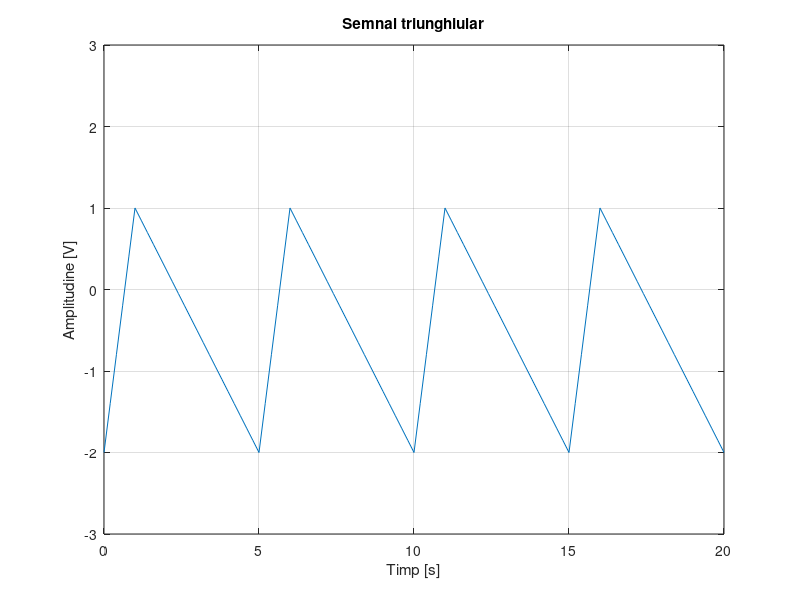

Reproduce this figure in MATLAB.
f=0.2
t=0:0.2:20;
A=1.5;
y=A*sawtooth(2*pi*0.2*t,0.2)
plot(t,y-0.5), grid;
axis([0,20,-3,3])
title('Semnal triunghiular')
xlabel('Timp [s]')
ylabel('Amplitudine [V]')